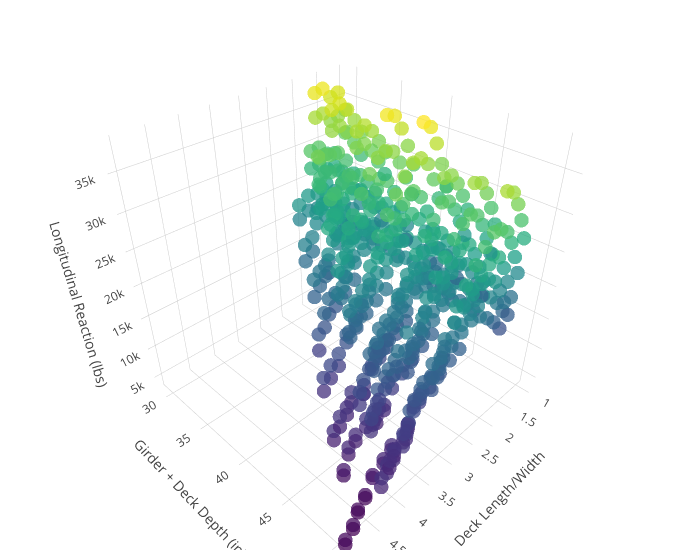

Notebook cell for this chart:
### Code cell
x=[float(RESULTS[inp]['span'])/float(RESULTS[inp]['width']) for inp in sorted(RESULTS.keys())]
y=[float(RESULTS[inp]['Y']) for inp in sorted(RESULTS.keys())]
z=[max(abs(float(RESULTS[inp]['maxXreaction'])),abs(float(RESULTS[inp]['minXreaction']))) for inp in sorted(RESULTS.keys())]
text = sorted(RESULTS.keys())
trace1 = go.Scatter3d(
    x=x,
    y=y,
    z=z,
    text=text,
    mode='markers',
    hoverinfo='all',
    marker=dict(
        size=5,
        color=z,                # set color to an array/list of desired values
        colorscale='Viridis',   # choose a colorscale
        opacity=0.75
    )
)
data = [trace1]
layout = go.Layout(
                    scene = dict(
                    xaxis = dict(
                        title='Deck Length/Width'),
                    yaxis = dict(
                        title='Girder + Deck Depth (in)'),
                    zaxis = dict(
                        title='Longitudinal Reaction (lbs)'),),
                    width=700,
                    margin=dict(
                    r=20, b=10,
                    l=10, t=10)
                  )
fig = go.Figure(data=data, layout=layout)
py.iplot(fig)

### Figure 1 — Plotly figure (JSON) as saved in the notebook; plotly's stock layout.template omitted (floating-point values rounded to 4 significant figures; data arrays with more than 128 entries replaced by an {"elided": "..."} marker saying what was removed)
{"data": [{"hoverinfo": "all", "marker": {"color": {"elided": "588 float values"}, "colorscale": "Viridis", "opacity": 0.75, "size": 5}, "mode": "markers", "text": {"elided": "588 str values"}, "type": "scatter3d", "uid": "895bef06-4ab7-491b-93ed-a32884057783", "x": {"elided": "588 float values"}, "y": {"elided": "588 float values"}, "z": {"elided": "588 float values"}}], "layout": {"margin": {"b": 10, "l": 10, "r": 20, "t": 10}, "scene": {"xaxis": {"title": {"text": "Deck Length/Width"}}, "yaxis": {"title": {"text": "Girder + Deck Depth (in)"}}, "zaxis": {"title": {"text": "Longitudinal Reaction (lbs)"}}}, "width": 700}}
